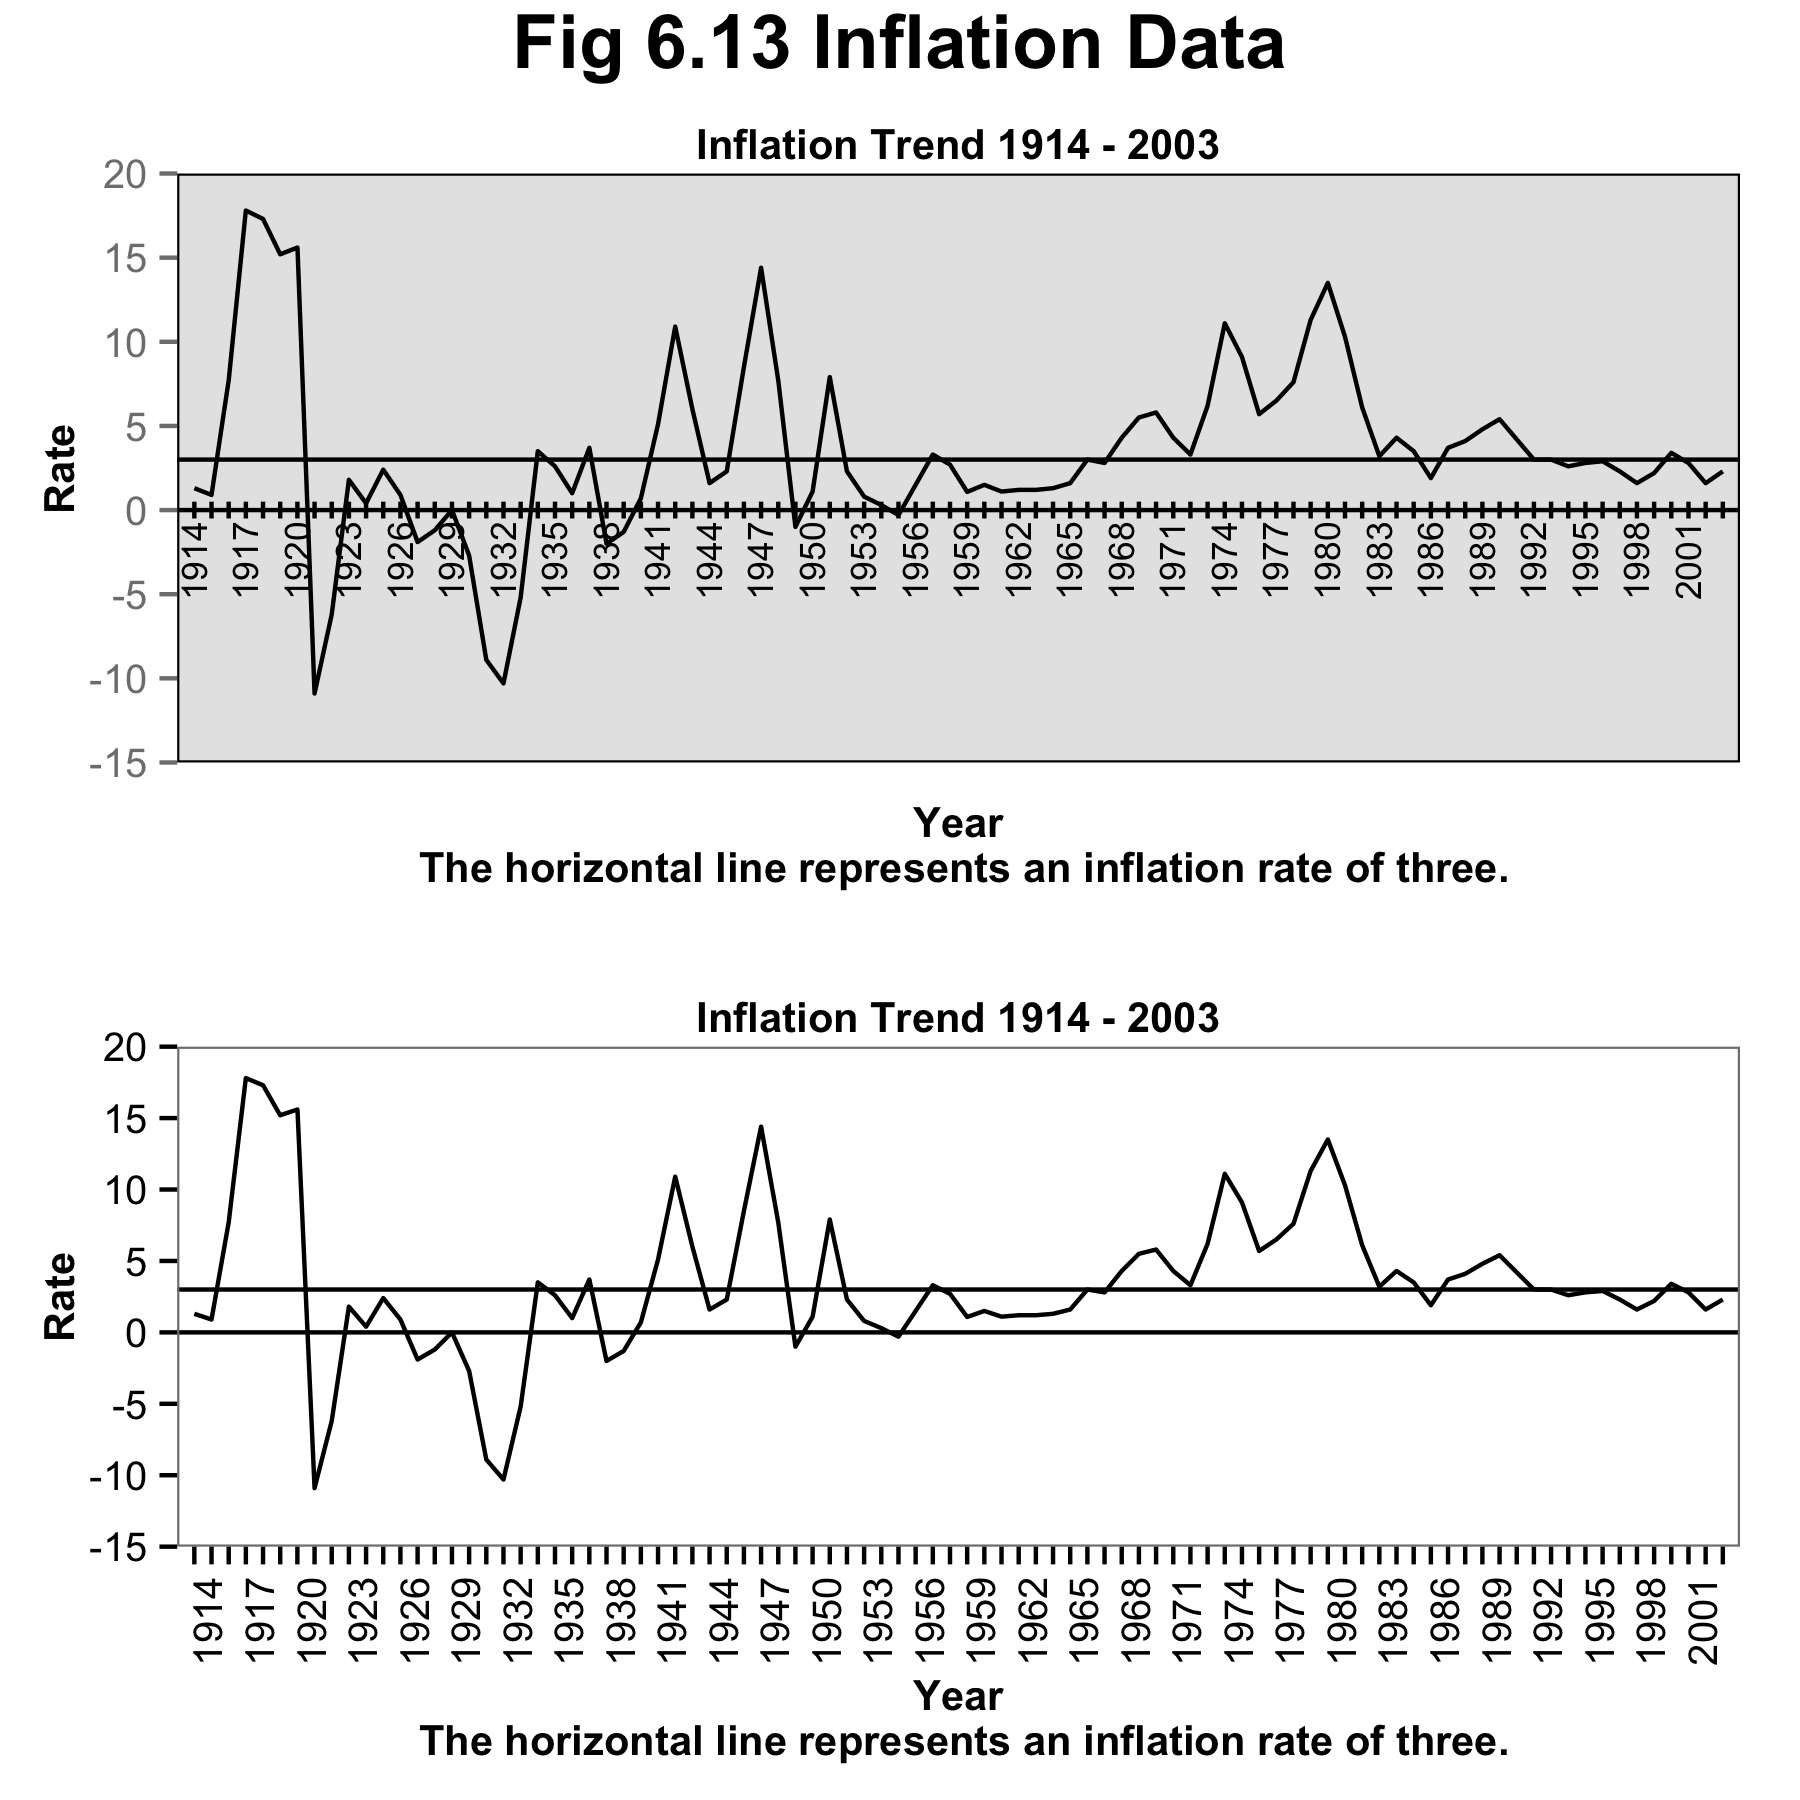

Recreate this plot in R.
library(ggplot2)
library(gridExtra)

this_base <- "fig06-13_inflation-data"

my_data <- read.delim(paste0(this_base, ".tsv"))

# x axis labels
v <- 1914:2003
v[c(seq(2, 90, 3), seq(3, 90, 3))] <- ""

p1 <- ggplot(my_data, aes(x = year, y = rate)) +
  geom_line() +
  geom_hline(aes(yintercept = c(0, 3))) + 
  geom_segment(aes(x = 1914:2003, xend =  1914:2003, 
                   y = rep(-0.5, 90), yend = rep(0.5, 90))) +
  geom_text(label = v, angle = 90, y = -3, size = 3) + 
  scale_y_continuous(breaks = seq(-15, 20, 5), limits = c(-15, 20),
                     expand = c(0, 0)) +
  scale_x_continuous(limits = c(1914, 2003), expand = c(0, 1)) +
  labs(x = "Year\n The horizontal line represents an inflation rate of three.", 
       y = "Rate") +
  ggtitle("Inflation Trend 1914 - 2003") +
  theme(panel.border = element_rect(fill = NA),
        panel.grid.major = element_blank(),
        panel.grid.minor = element_blank(),
        plot.title = element_text(size = 10, face = "bold"),
        axis.text.x = element_blank(),
        axis.ticks.x = element_blank(),
        axis.title = element_text(size = 10, face = "bold")) 

p2 <- ggplot(my_data, aes(x = year, y = rate)) +
  geom_line() +
  geom_hline(aes(yintercept = c(0, 3))) + 
  scale_y_continuous(breaks = seq(-15, 20, 5), limits = c(-15, 20),
                     expand = c(0, 0)) +
  scale_x_continuous(breaks = seq(1914, 2003, 1), labels = v,
                     limits = c(1914, 2003), expand = c(0, 1)) +
  labs(x = "Year\n The horizontal line represents an inflation rate of three.", 
       y = "Rate") +
  ggtitle("Inflation Trend 1914 - 2003") + 
  theme_bw() + 
  theme(panel.grid.major = element_blank(),
        panel.grid.minor = element_blank(),
        plot.title = element_text(size = 10, face = "bold"),
        axis.text.x = element_text(angle = 90),
        axis.title = element_text(size = 10, face = "bold"))

# arrange plots together 
p3 <- arrangeGrob(
  p1, p2, nrow = 2, 
  main = textGrob(
    "Fig 6.13 Inflation Data", just = "top", vjust = 0.75, 
    gp=gpar(fontsize = 18, lineheight = 1, fontface = "bold")))

p3

ggsave(paste0(this_base, ".png"), 
       p3, width = 6, height = 6)

